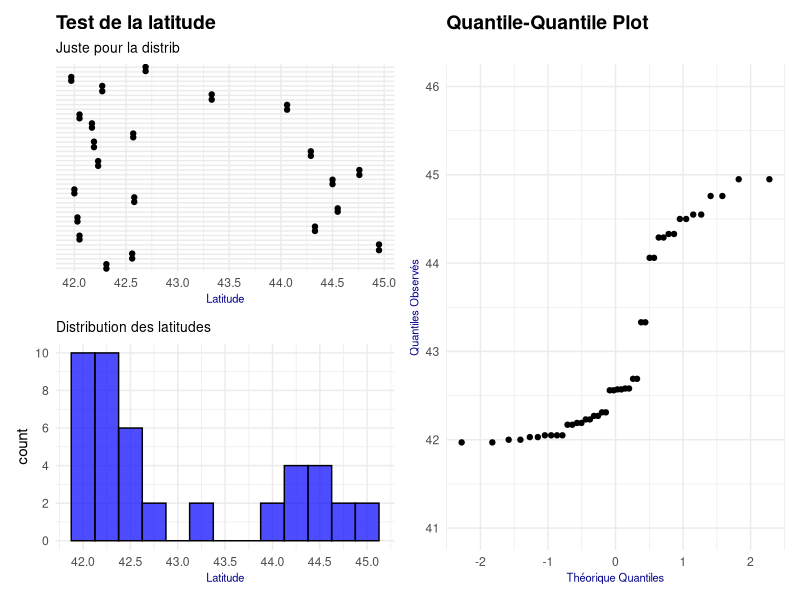

R code for this plot:
## ---- chunk 1
#importation
dataAnts <- read.table("BogAnts.txt", dec=".", header = TRUE)

#Passer la localisation en facteur 
dataAnts$Location<-as.factor(dataAnts$Location)

#vérification du type des variables 
str(dataAnts)
## ---- chunk 2
library(ggplot2)
library(patchwork)
## ---- chunk 3
p1 <- ggplot(dataAnts) +
  aes(x=Latitude, y=factor(1:nrow(dataAnts), levels = 1:nrow(dataAnts))) + # Affichage avec classification
  geom_jitter(width=0, height=0.2) +
  scale_x_continuous(breaks = seq(41.5, 45, by = 0.5)) + # Valeurs de l'axe X
  labs(title = "Test de la latitude",
       subtitle = "Juste pour la distrib",
       x= "Latitude") +  # Titres
  theme_minimal() +
  theme(axis.text.y = element_blank(),   # Supprimer les étiquettes de l'axe Y
        axis.ticks.y = element_blank(),  # Supprimer les ticks de l'axe Y
        axis.title.y = element_blank(),  # Supprimer le titre de l'axe Y
        axis.title.x = element_text(size = 8, color = "darkblue"),
        plot.title = element_text(size = 14, face = "bold", color = "black"),
        plot.subtitle = element_text(size = 10, color = "black")
        )   

p2 <- ggplot(dataAnts) +
  aes(x = Latitude) +  # Utiliser Latitude sur l'axe X
  geom_histogram(binwidth = 0.25, fill = "blue", color = "black", alpha = 0.7) +  # Histogramme
  scale_x_continuous(breaks = seq(41.5, 45, by = 0.5)) +  # Valeurs de l'axe X
  scale_y_continuous(breaks = seq(0, 10, by = 2)) +  # Valeurs de l'axe X
  labs(       subtitle = "Distribution des latitudes",
       x = "Latitude") +  # Titres
  theme_minimal() +  # Appliquer un thème minimal
  theme(
    axis.title.x = element_text(size = 8, color = "darkblue"), 
    plot.subtitle = element_text(size = 10, color = "black")
  ) 

p3 <- ggplot(dataAnts, aes(sample = Latitude)) +
  labs(title = "Quantile-Quantile Plot",
       x = "Théorique Quantiles",
       y = "Quantiles Observés") +
  scale_y_continuous(breaks = seq(41, 46, by = 1), limits=c(41,46)) + # Valeurs de l'axe X
  stat_qq() +  # Ajoute les points du Q-Q plot
  stat_qq_line(col = "red") +  # Ajoute la ligne théorique
  
  theme_minimal() + # Applique un thème minimal
  theme(
    axis.title.x = element_text(size = 8, color = "darkblue"),
    axis.title.y = element_text(size = 8, color = "darkblue"),
    plot.title = element_text(size = 14, face = "bold", color = "black"),       
    plot.subtitle = element_text(size = 10, color = "black"),                  
    plot.caption = element_text(size = 4, face = "italic", color = "darkgrey") 
  ) 

(p1 / p2) | p3 + 
  plot_layout(guides = "collect")
